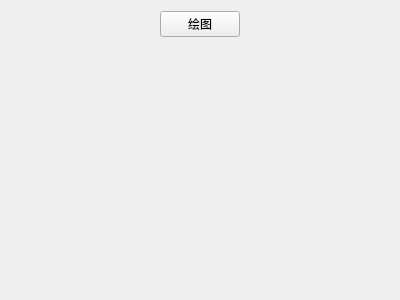
<?xml version="1.0" encoding="UTF-8"?>
<ui version="4.0">
 <class>Widget</class>
 <widget class="QWidget" name="Widget">
  <property name="geometry">
   <rect>
    <x>0</x>
    <y>0</y>
    <width>400</width>
    <height>300</height>
   </rect>
  </property>
  <property name="windowTitle">
   <string>Widget</string>
  </property>
  <layout class="QGridLayout" name="gridLayout">
   <item row="0" column="0">
    <spacer name="horizontalSpacer">
     <property name="orientation">
      <enum>Qt::Horizontal</enum>
     </property>
     <property name="sizeHint" stdset="0">
      <size>
       <width>133</width>
       <height>20</height>
      </size>
     </property>
    </spacer>
   </item>
   <item row="0" column="1">
    <widget class="QPushButton" name="pushButton">
     <property name="text">
      <string>绘图</string>
     </property>
    </widget>
   </item>
   <item row="0" column="2">
    <spacer name="horizontalSpacer_2">
     <property name="orientation">
      <enum>Qt::Horizontal</enum>
     </property>
     <property name="sizeHint" stdset="0">
      <size>
       <width>132</width>
       <height>20</height>
      </size>
     </property>
    </spacer>
   </item>
   <item row="1" column="1">
    <spacer name="verticalSpacer">
     <property name="orientation">
      <enum>Qt::Vertical</enum>
     </property>
     <property name="sizeHint" stdset="0">
      <size>
       <width>20</width>
       <height>240</height>
      </size>
     </property>
    </spacer>
   </item>
  </layout>
 </widget>
 <layoutdefault spacing="6" margin="11"/>
 <resources/>
 <connections/>
</ui>
